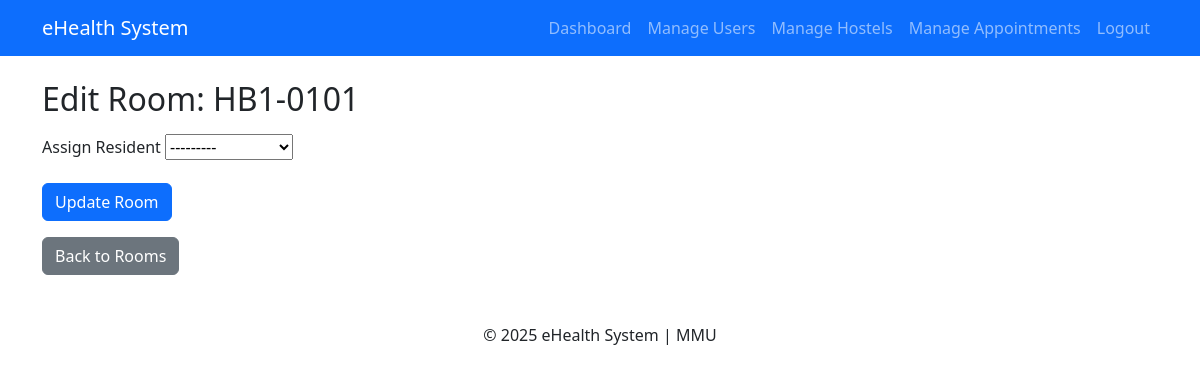
/hostels/room/1/edit/ (signed in), run on an earlier commit of the app's database.
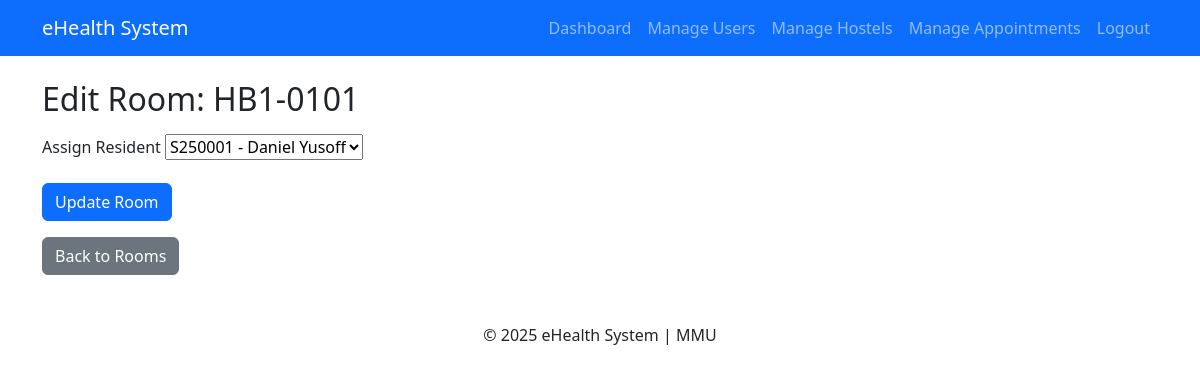
And on a later commit of the database.
### hostels/models.py (models this page shows, shortened)
class Room(models.Model):
    hostel = models.ForeignKey(
        Hostel,
        on_delete=models.CASCADE,
        related_name="rooms"  # Link rooms to their respective hostel
    )
    number = models.CharField(max_length=20, unique=True)
    resident = models.ForeignKey(
        settings.AUTH_USER_MODEL,
        on_delete=models.SET_NULL,
        null=True,
        blank=True,
        related_name="rooms_assigned"  # Unique related_name for CustomUser reverse relation
    )

### hostels/views.py (the view)
# urls.py: path('room/<int:room_id>/edit/', views.edit_room, name='edit_room'),
@login_required
def edit_room(request, room_id):
    room = get_object_or_404(Room, id=room_id)
    if request.user.role not in ['superadmin', 'admin']:
        messages.error(request, "You are not authorized to edit this room.")
        return redirect('hostel_list')
    if request.method == 'POST':
        form = RoomForm(request.POST, instance=room)
        if form.is_valid():
            room = form.save(commit=False)
            if room.resident:
                previous_resident = room.resident
                if previous_resident.rooms_assigned.exists():
                    previous_room = previous_resident.rooms_assigned.first()
                    if previous_room.id != room.id:
                        previous_room.resident = None
                        previous_room.save()
            form.save()
            messages.success(request, f"Room '{room.number}' updated successfully!")
            return redirect('room_list', hostel_id=room.hostel.id)
    else:
        form = RoomForm(instance=room)
    return render(request, 'hostels/edit_room.html', {'form': form, 'room': room})

### hostels/forms.py (shortened to what this page needs)
class RoomForm(forms.ModelForm):
    resident = forms.ModelChoiceField(
        queryset=CustomUser.objects.none(),  # Dynamically populated in `__init__`
        required=False,
        label="Assigned Resident",
    )
    class Meta:
        model = Room
        fields = ['resident']
    def __init__(self, *args, **kwargs):
        super(RoomForm, self).__init__(*args, **kwargs)
        if self.instance and self.instance.resident:
            self.fields['resident'].queryset = CustomUser.objects.filter(
                models.Q(role='student', rooms_assigned=None) | models.Q(id=self.instance.resident.id)
            )
        else:
            self.fields['resident'].queryset = CustomUser.objects.filter(role='student', rooms_assigned=None)
        self.fields['resident'].label_from_instance = lambda obj: f"{obj.matric_id} - {obj.full_name or 'N/A'}"

### hostels/templates/hostels/edit_room.html (shortened to what this page needs)
{% extends 'base.html' %}
{% block content %}
  <h2>Edit Room: {{ room.number }}</h2>
  <form method="post">
      <div class="mt-3">
          <label class="form-label" for="id_resident">Assign Resident</label>
          {{ form.resident }}
      </div>
      <button type="submit" class="btn btn-primary mt-3">Update Room</button>
  </form>
  <a href="{% url 'room_list' hostel_id=room.hostel.id %}" class="btn btn-secondary mt-3">Back to Rooms</a>
{% endblock %}

What changed in the data, as far as the page shows it:
changed Room "HB1-0101": resident "---------" → "S250001 - Daniel Yusoff"
